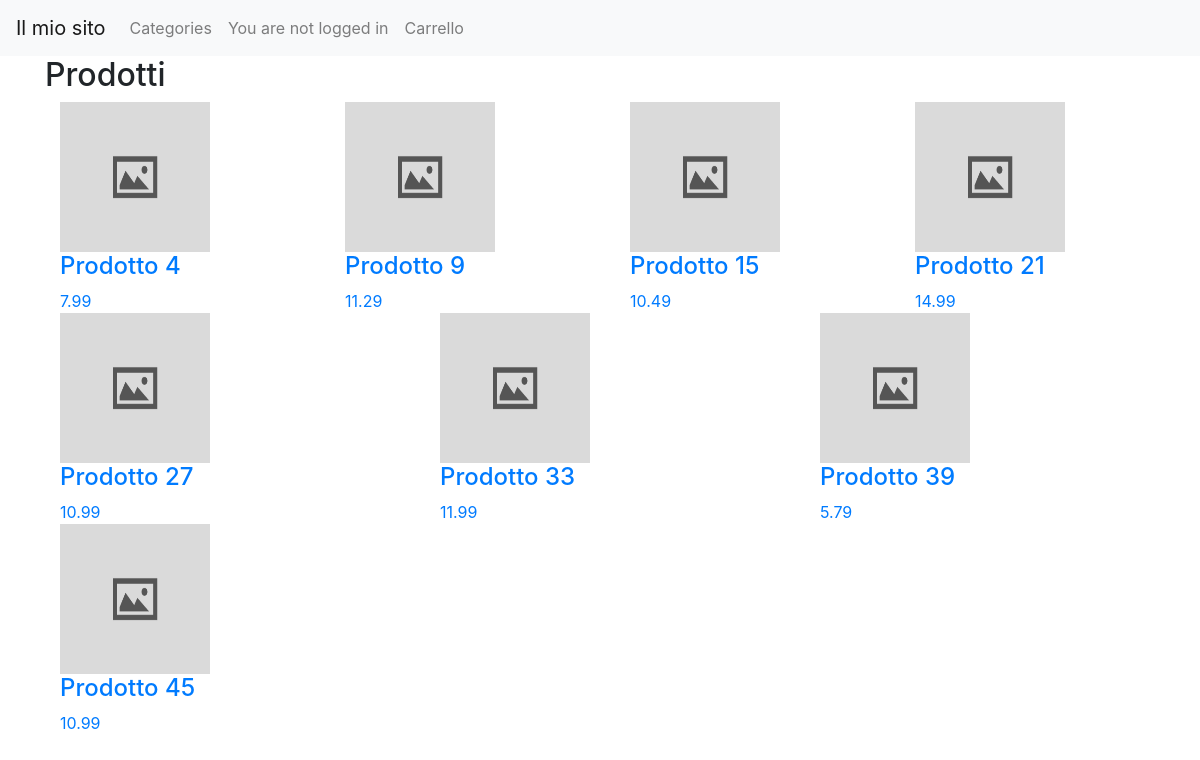
/page_categoria.php?id=2, run on the app's committed database.
### tables this page shows
CREATE TABLE `appartiene` (
  `ID` int(11) NOT NULL,
  `idProdotto` int(11) DEFAULT NULL,
  `idCategoria` int(11) DEFAULT NULL
);

CREATE TABLE `prodotto` (
  `ID` int(11) NOT NULL,
  `nome` varchar(255) DEFAULT NULL,
  `descrizione` text DEFAULT NULL,
  `prezzo` decimal(10,2) DEFAULT NULL,
  `quantita` int(11) DEFAULT NULL,
  `img_path` varchar(255) NOT NULL
);

### classi/db_connection.php (called while the page is built, shortened)
<?php
class Database {
    private $servername = "localhost";
    private $username = "root";
    private $password = "";
    private $dbname = "ecommerce";
    private $conn;
    private function __construct() {
        $this->conn = new mysqli($this->servername, $this->username, $this->password, $this->dbname);
    }
    function read_table($table, $where = null, $type_where=null) {
        $sql = "SELECT * FROM $table";
        if ($where !== null) {
            $sql .= " WHERE ";
            $params = [];
            foreach ($where as $field => $value) {
                $sql .= "$field = ? AND ";
                $params[] = $value;
            }
            $sql = substr($sql, 0, -5);
            $conn = $this->conn;
            $stmt = $conn->prepare($sql);
            if($type_where==null)
                $s= str_repeat('s', count($params));
            else
                $s=$type_where;
            $stmt->bind_param($s, ...$params);
        } else {
            $conn = $this->conn;
            $stmt = $conn->prepare($sql);
        }
        $stmt->execute();
        $result = $stmt->get_result();
        return $result;
    }
}
?>

### classi/prodotto.php (the view, shortened to what this page needs)
<?php
class Prodotto {
    private $id;
    private $nome;
    private $prezzo;
    private $path;
    public function __construct($id, $nome, $descrizione, $prezzo, $quantita, $path) {
        $this->id = $id;
        $this->nome = $nome;
        $this->prezzo = $prezzo;
        if($path){
            $this->path = $path;
        }
        else{
            $this->path="default-image.jpg";
        }
    }
    public function showProdHome(){
        $s="<a href='page_prodotto.php?id=$this->id'><div class='col'><img src='img/$this->path' width='150' height='150'>";
        $s.="<br><h4>$this->nome</h4>   $this->prezzo</div></a>";
        return $s;
    }
}
?>

### page_categoria.php (shortened to what this page needs)
<?php
require_once("classi/db_connection.php");
require_once("classi/prodotto.php");
require_once("classi/navbar.php");
$db=Database::getInstance() ;
if(isset($_SESSION['id']) && $_SESSION['id']!="") {
    $navbar = new NavBar($_SESSION['id']);
} else {
    $navbar = new NavBar();
}
$id_categoria=$_GET['id'];
$index=0;
?>
<!DOCTYPE html>
<html lang="en">
<head>
    <link rel="stylesheet" href="https://stackpath.bootstrapcdn.com/bootstrap/4.3.1/css/bootstrap.min.css">
</head>
<body>
    <?php
        echo $navbar->showNavbar();
    ?>
    <div class="container">
        <h2>Prodotti</h2>
        <div class="row">
            <?php
            $where=array(
                "appartiene.idCategoria"=>$id_categoria
            );
            $result=$db->read_table("prodotto join appartiene on prodotto.ID=appartiene.idProdotto", $where, "i");
            while($row=$result->fetch_assoc()){
                $prodotto= new Prodotto(
                    $row['idProdotto'],
                    $row['nome'],
                    $row['descrizione'],
                    $row['prezzo'],
                    $row['quantita'],
                    $row['img_path']
                );
                echo "<div class='col'>";
                echo $prodotto->showProdHome();
                echo "</div>";
                if(($index) == 3){
                    echo "</div><div class='row'>";
                    $index = 0;
                }
                $index++;
            }
            ?>
        </div>
</body>
</html>

### data on the page
appartiene: idProdotto.nome "Prodotto 4", idProdotto.prezzo "7.99"
appartiene: idProdotto.nome "Prodotto 9", idProdotto.prezzo "11.29"
appartiene: idProdotto.nome "Prodotto 15", idProdotto.prezzo "10.49"
appartiene: idProdotto.nome "Prodotto 21", idProdotto.prezzo "14.99"
appartiene: idProdotto.nome "Prodotto 27", idProdotto.prezzo "10.99"
appartiene: idProdotto.nome "Prodotto 33", idProdotto.prezzo "11.99"
appartiene: idProdotto.nome "Prodotto 39", idProdotto.prezzo "5.79"
appartiene: idProdotto.nome "Prodotto 45", idProdotto.prezzo "10.99"
